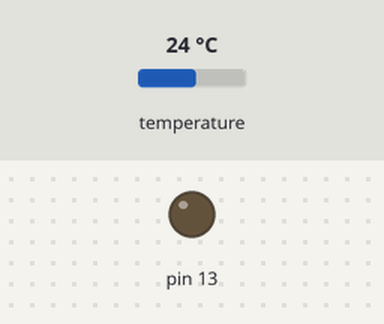
A sketch run on a simulated Arduino Uno, built with avr-gcc and run on an emulated ATmega328P. Shown: output pins drawn as LEDs (lit = HIGH). Inputs (shaded band) come from the test bench; at power-on: temperature 24 °C.

Above: at 4.4 s.
At 13.2 s:
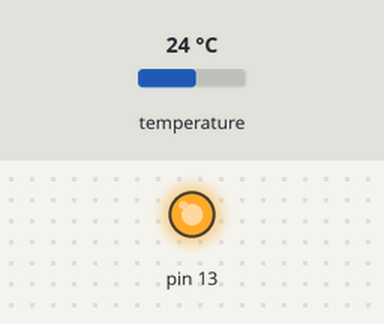
Timing chart, 0 to 23.0 s (numbered marks = the images above):
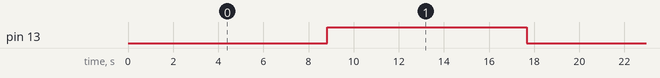

The sketch:

Combined_code.ino
```cpp
#include <OneWire.h>

#include <DallasTemperature.h>

//DQ connected to D2 on the Arduino
#define ONE_WIRE_BUS 2

OneWire oneWire (ONE_WIRE_BUS);

DallasTemperature sensors (&oneWire);

int timerCounter=0;
boolean relay = true;

void setup(void)
{
  sensors.begin();
  pinMode(13, OUTPUT);
}

void loop(void)
{
  sensors.requestTemperatures();
  delay(1000);
  timerCounter++;

  Serial.print("The temperature is: ");
  Serial.println(sensors.getTempCByIndex(0));

  if( timerCounter % 5 == 0)
  {
    if( relay)
    {
      digitalWrite(13, HIGH); // Turn the Powertail on
      Serial.println("Switch ON");
      relay = false;
    }
    else
    {
      digitalWrite(13, LOW); // Turn the Powertail on
      Serial.println("Switch OFF");
      relay = true;
    }
  }
}
```

Measured:
- by itself, pin 13: alternates HIGH for 8.8 s and LOW for 8.8 s
